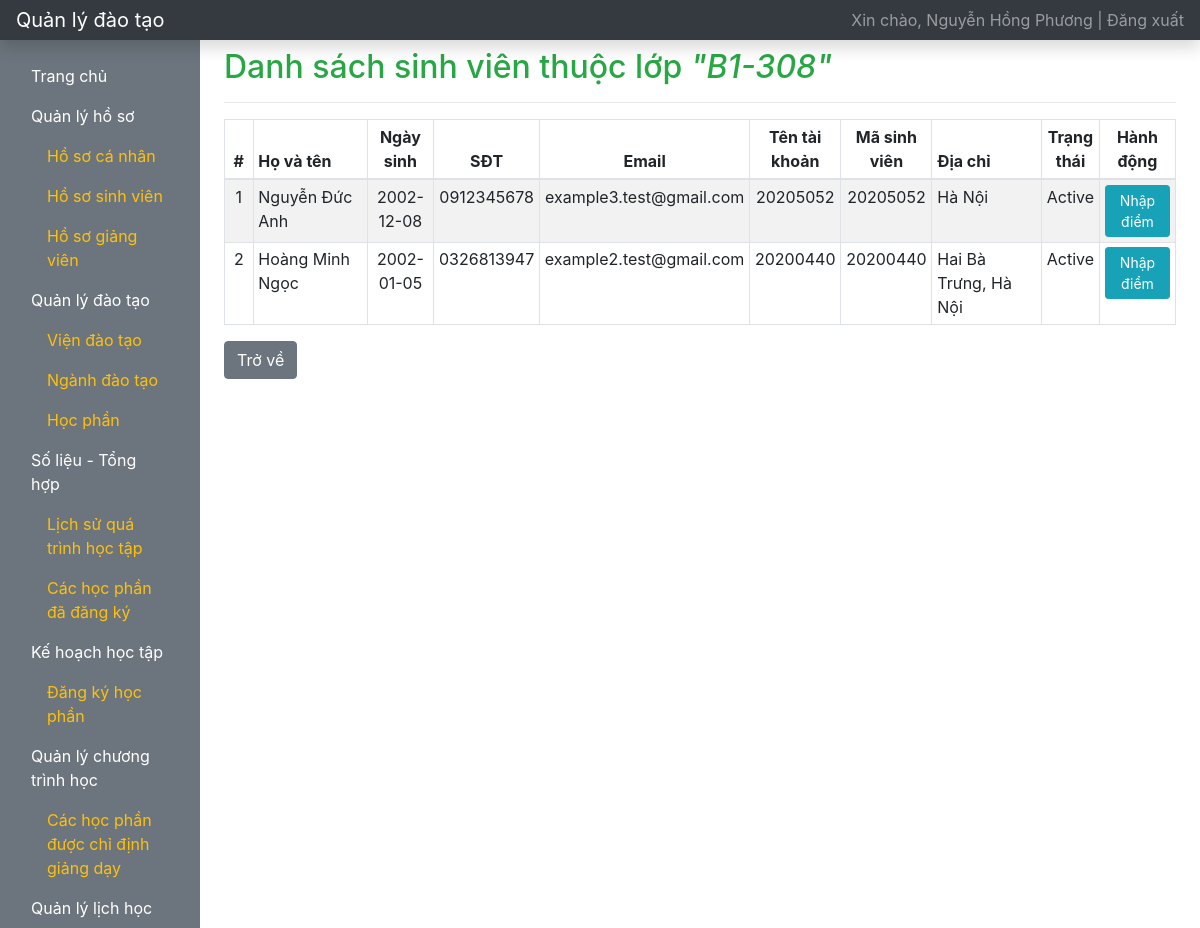
Screenshot of /index.php?r=danh-sach-sinh-vien-thuoc-lop&classroom_id=1&subject_code=IT3292 (signed in) with the database file from the repository.
### tables this page shows
CREATE TABLE `user` (
  `id` int(11) NOT NULL,
  `username` varchar(64) NOT NULL,
  `password` varchar(128) NOT NULL,
  `user_type` varchar(32) NOT NULL,
  `user_code` varchar(32) DEFAULT NULL,
  `fullname` varchar(128) NOT NULL,
  `dob` date NOT NULL,
  `phone_number` varchar(15) DEFAULT NULL,
  `email` varchar(64) DEFAULT NULL,
  `address` varchar(512) DEFAULT NULL,
  `status` varchar(32) NOT NULL DEFAULT 'active'
);

CREATE TABLE `classroom` (
  `id` int(11) NOT NULL,
  `teaching_id` int(11) NOT NULL,
  `classroom_name` varchar(128) NOT NULL,
  `room_code` varchar(64) NOT NULL,
  `start_time` time DEFAULT NULL,
  `end_time` time DEFAULT NULL,
  `num_of_student_max` tinyint(2) NOT NULL
);

CREATE TABLE `studying` (
  `id` int(11) NOT NULL,
  `student_id` int(11) NOT NULL,
  `subject_code` varchar(32) NOT NULL,
  `classroom_id` int(11) NOT NULL,
  `status` varchar(32) NOT NULL DEFAULT 'register',
  `start_date` date DEFAULT NULL,
  `end_date` date DEFAULT NULL
);

### WEB/function.php (called while the page is built, shortened)
<?php
    function getInfoLoginFromSession()
    {
        $key = 'user_login';
        if (isset($_SESSION[$key])) {
            $data = $_SESSION[$key];
            return $data;
        }
        return array();
    }
    function getFullnameUserLogin()
    {
        $info_user = getInfoLoginFromSession();
        if (empty($info_user) == false) {
            $fullname = $info_user['fullname'];
            return $fullname;
        }
        return '';
    }
?>

### WEB/database.php (called while the page is built, shortened)
<?php
    function getOne($instance_db, $sql)
    {
        $stmt = $instance_db->prepare($sql);
        $stmt->setFetchMode(PDO::FETCH_ASSOC);
        $stmt->execute();
        return $stmt->fetch();
    }
    function getAll($instance_db, $sql)
    {
        $stmt = $instance_db->prepare($sql);
        $stmt->setFetchMode(PDO::FETCH_ASSOC);
        $stmt->execute();
        $data = array();
        while ($row = $stmt->fetch()) {
            $data[] = $row;
        }
        return $data;
    }
    function getInfoLogin($instance_db, $username, $password)
    {
        $sql = "SELECT * FROM USER WHERE USERNAME = '{$username}' AND PASSWORD = '{$password}'";
        return getOne($instance_db, $sql);
    }
?>

### WEB/danh-sach-sinh-vien-thuoc-lop.php (the view)
<?php
    $classroom_id = isset($_GET['classroom_id']) == true ? $_GET['classroom_id'] : '';
    $subject_code = isset($_GET['subject_code']) == true ? $_GET['subject_code'] : '';
    $sql1 = "SELECT FULLNAME AS fullname, DOB AS dob, PHONE_NUMBER AS phone_number, EMAIL AS email, USERNAME AS username, USER_CODE AS user_code, ".
            " ADDRESS as address, U.STATUS as status, S.ID AS study_id, S.STUDENT_ID AS student_id " .
            "FROM STUDYING AS S INNER JOIN USER AS U ON S.STUDENT_ID = U.ID WHERE S.CLASSROOM_ID = '{$classroom_id}'";
    $list_student = getAll($connect, $sql1);
    $sql2 = "SELECT CLASSROOM_NAME FROM CLASSROOM WHERE ID = {$classroom_id}";
    $classroom_name = getOne($connect, $sql2);
?>
<h2 class="mt-2 text-success">Danh sách sinh viên thuộc lớp <i>"<?= $classroom_name['CLASSROOM_NAME']?>"</i></h2>
<hr>
<div class="table-responsive mt-2">
    <table class="table table-striped table-sm table-bordered table-hover">
        <thead>
            <tr>
                <th class="text-center" style="width: 3%;">#</th>
                <th style="width: 12%;">Họ và tên</th>
                <th class="text-center" style="width: 7%;">Ngày sinh</th>
                <th class="text-center" style="width: 6%;">SĐT</th>
                <th class="text-center" style="width: 6%;">Email</th>
                <th class="text-center" style="width: 8%;">Tên tài khoản</th>
                <th class="text-center" style="width: 8%;">Mã sinh viên</th>
                <th>Địa chỉ</th>
                <th class="text-center" style="width: 6%;">Trạng thái</th>
                <th class="text-center" style="width: 8%;">Hành động</th>
            </tr>
        </thead>
        <tbody>
        <?php
        $stt = 1;
            foreach ($list_student as $student) {
        ?>
            <tr>
                <td class="text-center"><?= $stt?></td>
                <td><?= $student['fullname']?></td>
                <td class="text-center"><?= $student['dob']?></td>
                <td class="text-center"><?= $student['phone_number']?></td>
                <td class="text-center"><?= $student['email']?></td>
                <td class="text-center"><?= $student['username']?></td>
                <td class="text-center"><?= $student['user_code']?></td>
                <td><?= $student['address']?></td>
                <td class="text-center"><?= ucfirst($student['status'])?></td>
                <td class="text-center">
                    <a href="<?= '?r=nhap-diem&&classroom_id=' .$classroom_id.'&student_id=' . $student['student_id'] . '&subject_code=' . $subject_code . '&study_id=' . $student['study_id']?>" class="btn btn-sm btn-info">Nhập điểm</a>
                </td>
            </tr>
        <?php
            $stt++;
            }
            ?>
        </tbody>
    </table>
</div>
<a href="?r=hoc-phan-chi-dinh-giang-day" class="btn btn-secondary">Trở về</a>

### WEB/layouts/topbar.php
<nav class="navbar navbar-dark sticky-top bg-dark flex-md-nowrap p-0 shadow">
    <a class="navbar-brand col-md-3 col-lg-2 mr-0 px-3" href="?r=trang-chu">Quản lý đào tạo</a>
    <ul class="navbar-nav px-3">
        <li class="nav-item text-nowrap">
            <a class="nav-link" href="dang-xuat.php">Xin chào, <?= getFullnameUserLogin()?> | Đăng xuất</a>
        </li>
    </ul>
</nav>

### rows the page displays
user: fullname "Nguyễn Hồng Phương"
classroom: classroom_name "B1-308"
studying: user.fullname "Nguyễn Đức Anh", user.dob "2002-12-08", user.phone_number "0912345678", user.email "example3.test@gmail.com", user.username "20205052", user.user_code "20205052", user.address "Hà Nội", user.status "Active"
studying: user.fullname "Hoàng Minh Ngọc", user.dob "2002-01-05", user.phone_number "0326813947", user.email "example2.test@gmail.com", user.username "20200440", user.user_code "20200440", user.address "Hai Bà Trưng, Hà Nội", user.status "Active"
